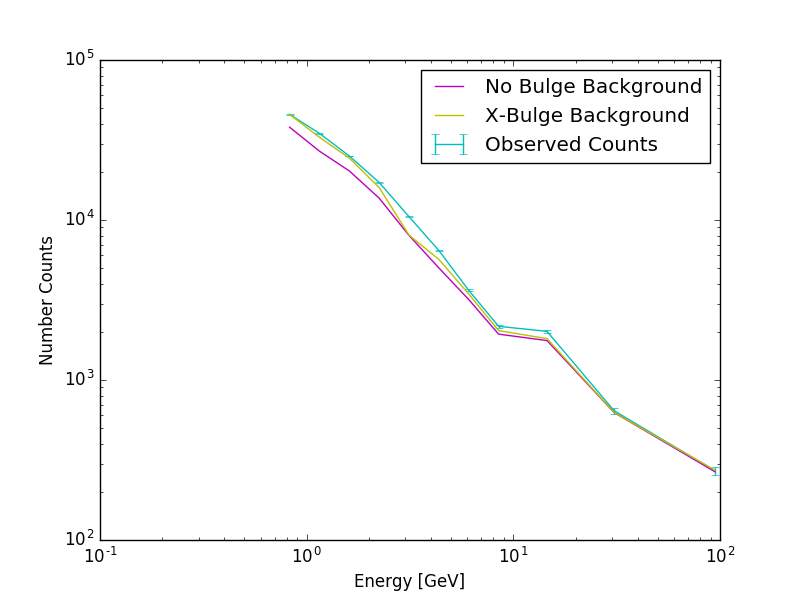

Here is the Python script that generated this plot:
import matplotlib.pyplot as plt
import numpy as np



no_bulge_data = np.loadtxt('data/background/GC_data_0215.dat')

bulge_data = np.loadtxt('data/background/GC_data_0215_with_stellar_templates.dat')

emin_GCE = no_bulge_data[:,0]/1000.
emax_GCE = no_bulge_data[:,1]/1000.

bin_center = np.sqrt(emin_GCE*emax_GCE)
k = no_bulge_data[:,4]
background_nobulge = no_bulge_data[:,3]
background_bulge = bulge_data[:,3]
#exposure = raw[:,2]


plt.errorbar(bin_center, k, yerr=np.sqrt(k), color='c', label='Observed Counts')
plt.plot(bin_center, background_nobulge, 'm', label='No Bulge Background')
plt.plot(bin_center, background_bulge, 'y', label='X-Bulge Background')
plt.xscale('log')
plt.yscale('log')
plt.xlabel('Energy [GeV]')
plt.ylabel('Number Counts')
plt.legend(loc='best')
plt.savefig('plot_0215_data.png')
plt.clf()


plt.errorbar(bin_center, k - background_nobulge, yerr=np.sqrt(k), color='m', label='No Bulge Residual')
plt.errorbar(bin_center, k - background_bulge, yerr=np.sqrt(k), color='y', label='Bulge Residual')
plt.xscale('log')
plt.yscale('log')
plt.xlabel('Energy [GeV]')
plt.ylabel('Number Counts')
plt.legend(loc='best')
plt.savefig('plot_0215_data_residual.png')
plt.clf()
